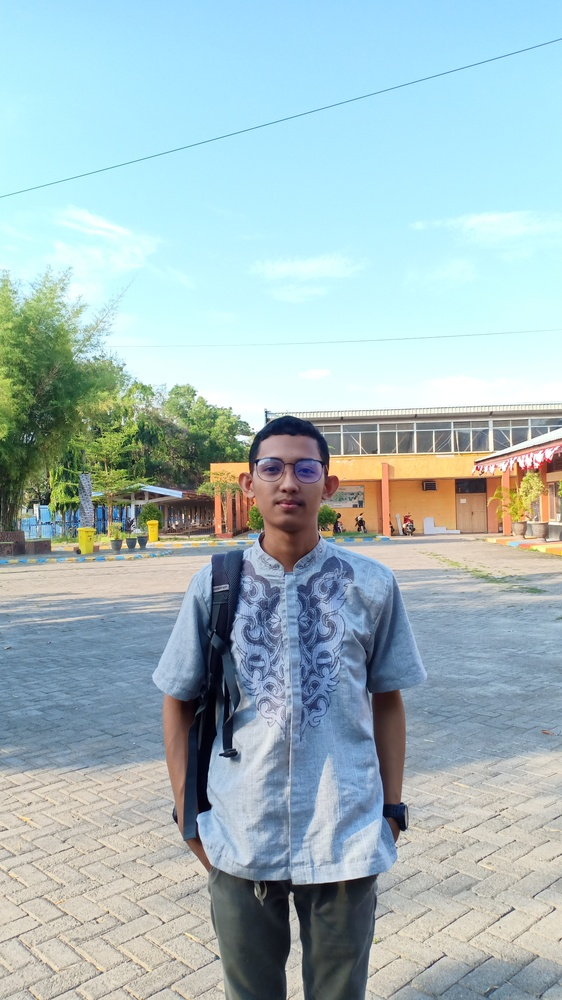
%> input picture IMG-20200925-WA0080.jpg, 562 x 1000 px, shrunk from 2592 x 4608 before the run
$ octave 'Deteksi Tepi_Erlangga_Abd_Gafur_200209501036.m'   (GNU Octave 9; MATLAB toolbox functions it lacks are replaced by stand-ins)
%> lines starting %> are read from the running program, lines starting %| are printed output that depends on the picture
a = imread('IMG-20200925-WA0080.jpg');
%> a is the input picture: size 1000x562x3 uint8; mean R, G, B 163.8, 185.8, 189.3
b = rgb2gray(a);
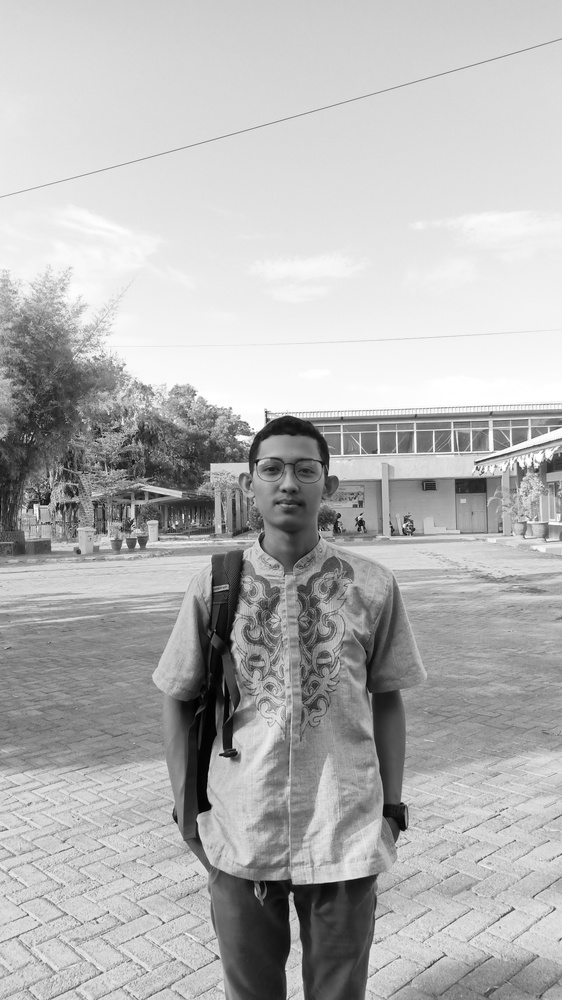
%> b: size 1000x562 uint8; min 0, max 255, mean 179.6
figure(1);imshow(b)

% metode Robert
Trobert = edge(b,'Roberts');
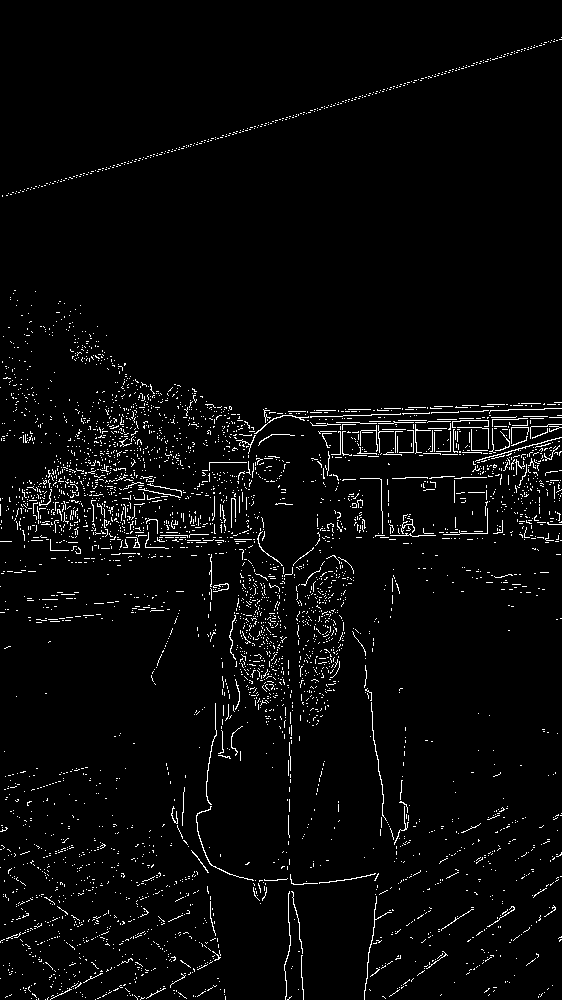
%> Trobert: size 1000x562 logical; 3.1% white in thin lines or dots
figure(2);imshow(Trobert);title('Tepi Robert')

% metode sobel
Tsobel = edge(b, 'Sobel');
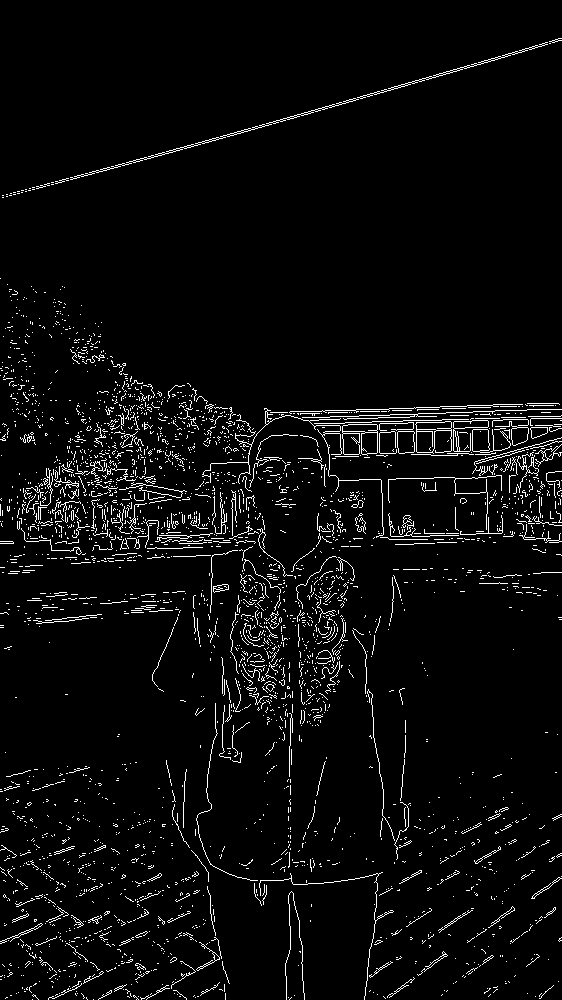
%> Tsobel: size 1000x562 logical; 4.1% white in thin lines or dots
figure(3);imshow(Tsobel);title('Tepi Sobel')

% metode prewitt
Tprewitt = edge(b, 'Prewitt');
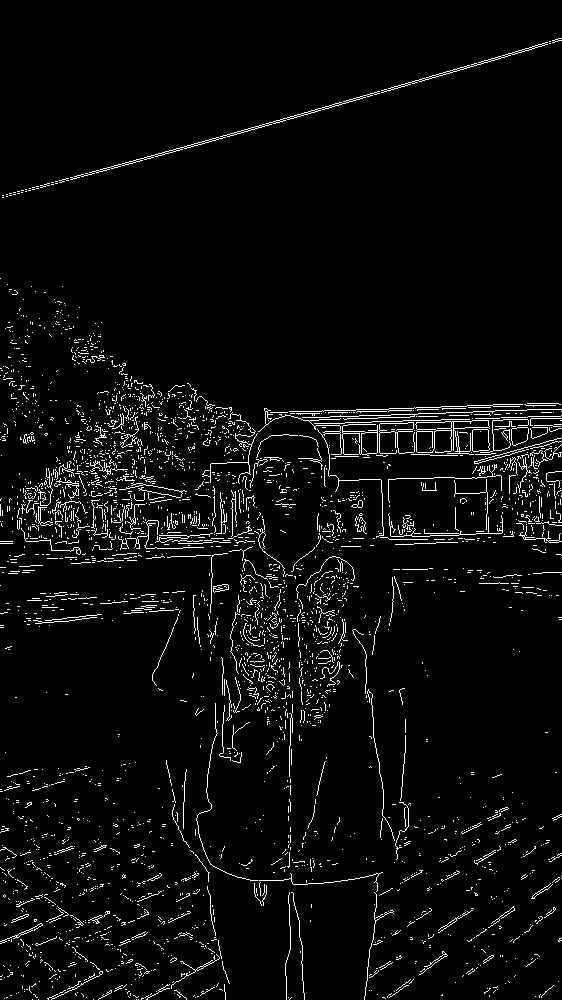
%> Tprewitt: size 1000x562 logical; 4.1% white in thin lines or dots
figure(4);imshow(Tprewitt);title('Tepi Prewitt')

% metode log
Tlog = edge(b, 'log');
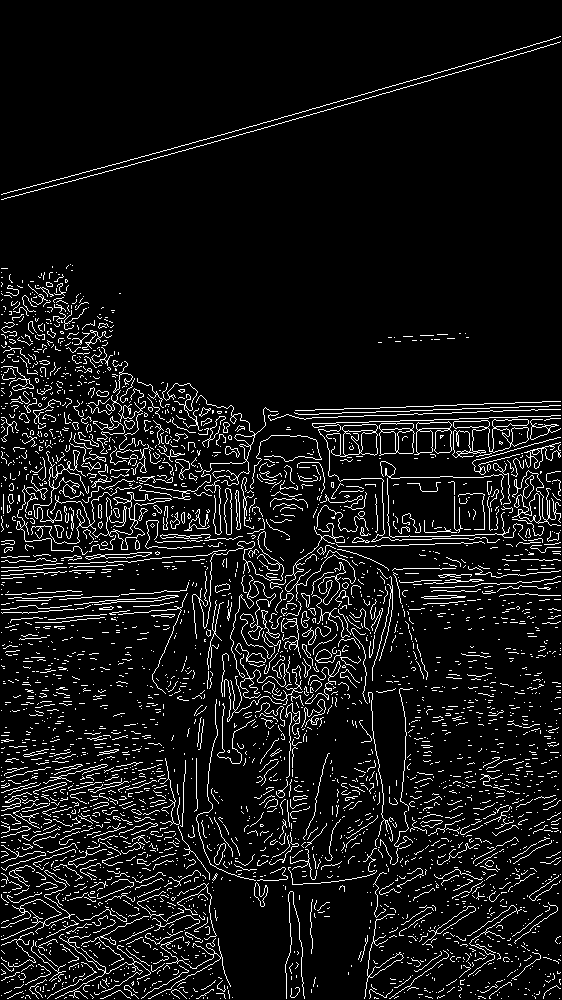
%> Tlog: size 1000x562 logical; 7.9% white in thin lines or dots
figure(5);imshow(Tlog);title('Tepi Log')

% metode zerocross
Tzerocross = edge(b, 'zerocross');
figure(6);imshow(Tzerocross);title('Tepi Zerocross')

% metode canny
Tcanny = edge(b, 'Canny');
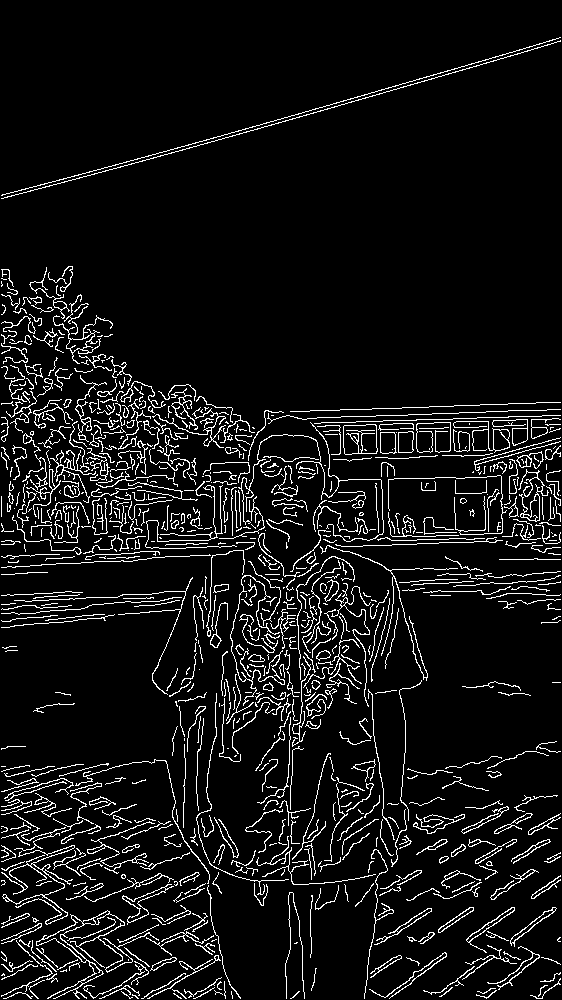
%> Tcanny: size 1000x562 logical; 7.5% white in thin lines or dots
figure(7);imshow(Tcanny);title('Tepi Canny')
